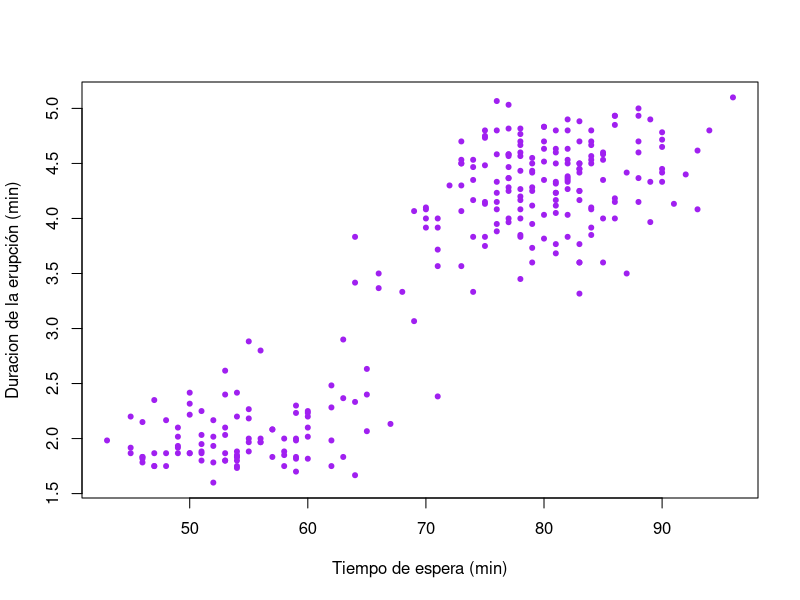

This figure's R source:
#===============================================================================
#Correlación de Pearson
#Datos del geyser Old Faithful
#24/09/2025
#===============================================================================

data("faithful")

plot(faithful$waiting, faithful$eruptions,
     xlab= "Tiempo de espera (min)",
     ylab= "Duracion de la erupción (min)",
     col="purple",
     pch=20)
################################################################################
#Correlacionar las dos variables ###############################################

shapiro.test(faithful$eruptions)
shapiro.test(faithful$waiting)
################################################################################
#Pearson solo se utiliza cuando tenemos datos normales##########################
cor.test(faithful$waiting, faithful$eruptions, 
         method= "pearson")




################################################################################
#Spearman se utiliza como contraparte de datos no normales######################
#(Ordena los datos de manera ascendente)

cor.test(faithful$waiting, faithful$eruptions, 
         method= "spearman")












